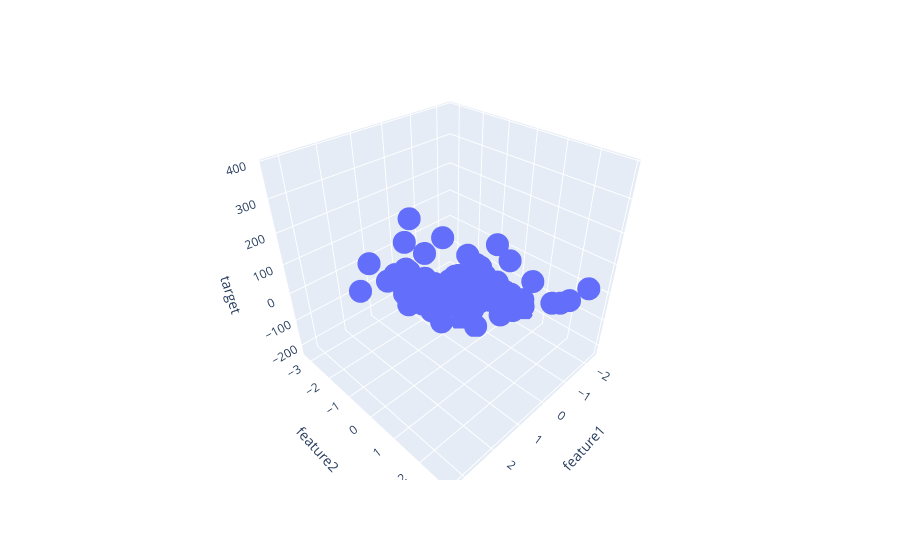

The notebook cell saved with this chart:
### Code cell
fig=plt.scatter_3d(df,x="feature1",y="feature2",z='target')
fig.show()
